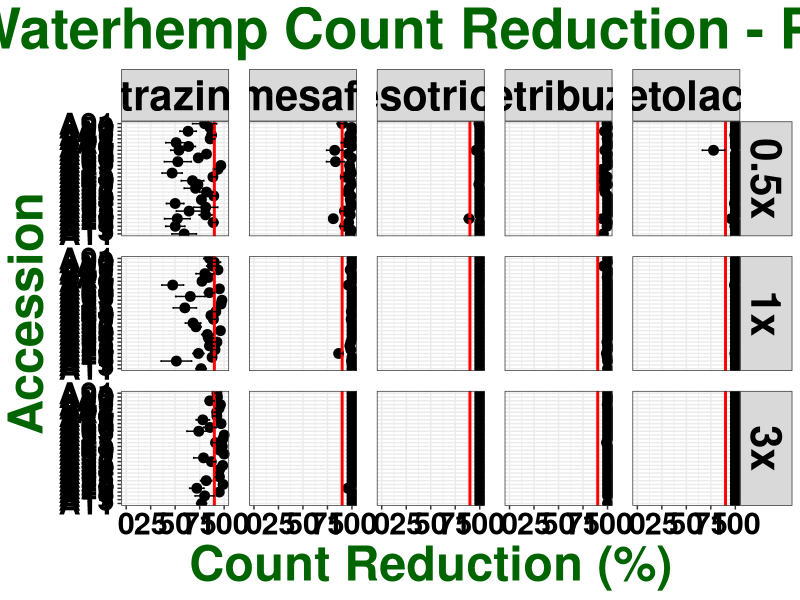

Write the R code that produced this figure. (Note: this script raises an error after producing the figure.)
## ---- chunk 1

knitr::opts_chunk$set(echo = TRUE)
library(dplyr)
library(ggplot2)
library(ggpubr)
library(car)

## ---- chunk 2

waterhemp <- read.csv("All PRE_Reduction.csv")

str(waterhemp)

waterhemp$run <- as.factor(waterhemp$run)

waterhemp$pop <- as.factor(waterhemp$pop)

waterhemp$herb <- as.factor(waterhemp$herb)

waterhemp$rate <- as.factor(waterhemp$rate)

waterhemp$rep <- as.factor(waterhemp$rep)

str(waterhemp)

## ---- chunk 3

summary <- waterhemp %>% 
  group_by(pop, herb, rate) %>% 
  summarise(n = sum(!is.na(count_red)), 
            mean = mean(count_red, na.rm = TRUE), 
            sd = sd(count_red, na.rm = TRUE),
            se = sd / sqrt(n),
            CI = qnorm(1- 0.05/2) * se)

summary$herb <- factor(summary$herb,
                       levels = c("atrazine", "fomesafen", "mesotrione", "metribuzin", "s-metolachlor"))

summary
            
## ---- chunk 4

ggplot(summary, aes(x = mean*100, y = pop)) + 
  xlim(0, 100) + 
  geom_point(size = 3) + 
  geom_vline(xintercept = 90, size = 1, colour = "red") +
  geom_errorbar(aes(xmin = (mean*100) - (se*100), xmax = (mean*100) + (se*100), width = 0.5)) + 
  facet_grid(rate ~ herb, labeller = label_value) +
  labs(title = "Waterhemp Count Reduction - PRE", x = "Count Reduction (%)", y = "Accession") + 
  theme_bw() + 
  theme (plot.title = element_text(face = "bold", hjust = 0.5, size = 40, colour = "darkgreen"), 
         axis.title = element_text(face = "bold", size = 35, colour = "darkgreen"), 
         axis.text = element_text(face = "bold", size = 22, colour = "black"),
         strip.text = element_text(face = "bold", size = 30, colour = "black"),
         panel.spacing = unit(1, "lines")) +
  ggsave("RAW COUNTRED_POPxHERBxRATE.jpeg", units="in", width = 18, height = 25, dpi = 600)
